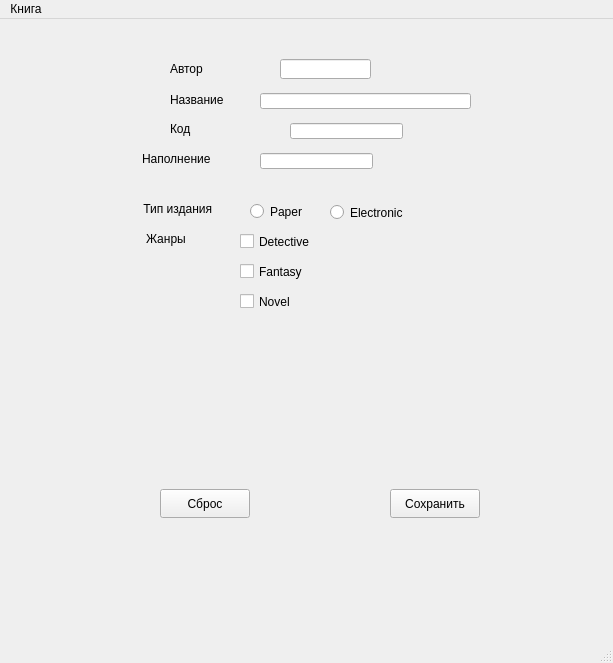
<?xml version="1.0" encoding="UTF-8"?>
<ui version="4.0">
 <class>MainWindow</class>
 <widget class="QMainWindow" name="MainWindow">
  <property name="geometry">
   <rect>
    <x>0</x>
    <y>0</y>
    <width>613</width>
    <height>663</height>
   </rect>
  </property>
  <property name="windowTitle">
   <string>MainWindow</string>
  </property>
  <widget class="QWidget" name="centralwidget">
   <widget class="QPushButton" name="saveButton">
    <property name="geometry">
     <rect>
      <x>390</x>
      <y>470</y>
      <width>90</width>
      <height>29</height>
     </rect>
    </property>
    <property name="autoFillBackground">
     <bool>false</bool>
    </property>
    <property name="text">
     <string>Сохранить</string>
    </property>
   </widget>
   <widget class="QPushButton" name="resetButton">
    <property name="geometry">
     <rect>
      <x>160</x>
      <y>470</y>
      <width>90</width>
      <height>29</height>
     </rect>
    </property>
    <property name="text">
     <string>Сброс</string>
    </property>
   </widget>
   <widget class="QLabel" name="author_label">
    <property name="geometry">
     <rect>
      <x>170</x>
      <y>40</y>
      <width>71</width>
      <height>20</height>
     </rect>
    </property>
    <property name="text">
     <string>Автор</string>
    </property>
   </widget>
   <widget class="QLineEdit" name="author_text">
    <property name="geometry">
     <rect>
      <x>280</x>
      <y>40</y>
      <width>91</width>
      <height>20</height>
     </rect>
    </property>
   </widget>
   <widget class="QLineEdit" name="name_text">
    <property name="geometry">
     <rect>
      <x>260</x>
      <y>74</y>
      <width>211</width>
      <height>16</height>
     </rect>
    </property>
   </widget>
   <widget class="QLabel" name="name_label">
    <property name="geometry">
     <rect>
      <x>170</x>
      <y>70</y>
      <width>71</width>
      <height>21</height>
     </rect>
    </property>
    <property name="text">
     <string>Название</string>
    </property>
   </widget>
   <widget class="QLabel" name="id_label">
    <property name="geometry">
     <rect>
      <x>170</x>
      <y>100</y>
      <width>31</width>
      <height>20</height>
     </rect>
    </property>
    <property name="text">
     <string>Код</string>
    </property>
   </widget>
   <widget class="QLineEdit" name="id_text">
    <property name="geometry">
     <rect>
      <x>290</x>
      <y>104</y>
      <width>113</width>
      <height>16</height>
     </rect>
    </property>
   </widget>
   <widget class="QLineEdit" name="book_filling">
    <property name="geometry">
     <rect>
      <x>260</x>
      <y>134</y>
      <width>113</width>
      <height>16</height>
     </rect>
    </property>
   </widget>
   <widget class="QLabel" name="book_filling_label">
    <property name="geometry">
     <rect>
      <x>142</x>
      <y>130</y>
      <width>91</width>
      <height>20</height>
     </rect>
    </property>
    <property name="text">
     <string>Наполнение</string>
    </property>
   </widget>
   <widget class="QRadioButton" name="paper_button">
    <property name="geometry">
     <rect>
      <x>250</x>
      <y>180</y>
      <width>141</width>
      <height>25</height>
     </rect>
    </property>
    <property name="text">
     <string>Paper</string>
    </property>
   </widget>
   <widget class="QRadioButton" name="electronic_button">
    <property name="geometry">
     <rect>
      <x>330</x>
      <y>181</y>
      <width>111</width>
      <height>25</height>
     </rect>
    </property>
    <property name="text">
     <string>Electronic</string>
    </property>
   </widget>
   <widget class="QLabel" name="type_label">
    <property name="geometry">
     <rect>
      <x>140</x>
      <y>180</y>
      <width>101</width>
      <height>20</height>
     </rect>
    </property>
    <property name="text">
     <string> Тип издания</string>
    </property>
   </widget>
   <widget class="QCheckBox" name="genre1_checkBox">
    <property name="geometry">
     <rect>
      <x>240</x>
      <y>210</y>
      <width>92</width>
      <height>25</height>
     </rect>
    </property>
    <property name="text">
     <string>Detective</string>
    </property>
   </widget>
   <widget class="QCheckBox" name="genre2_checkBox">
    <property name="geometry">
     <rect>
      <x>240</x>
      <y>240</y>
      <width>92</width>
      <height>25</height>
     </rect>
    </property>
    <property name="text">
     <string>Fantasy</string>
    </property>
   </widget>
   <widget class="QCheckBox" name="genre3_checkBox">
    <property name="geometry">
     <rect>
      <x>240</x>
      <y>270</y>
      <width>92</width>
      <height>25</height>
     </rect>
    </property>
    <property name="text">
     <string>Novel</string>
    </property>
   </widget>
   <widget class="QLabel" name="genre_label">
    <property name="geometry">
     <rect>
      <x>146</x>
      <y>210</y>
      <width>63</width>
      <height>20</height>
     </rect>
    </property>
    <property name="text">
     <string>Жанры</string>
    </property>
   </widget>
  </widget>
  <widget class="QMenuBar" name="menubar">
   <property name="geometry">
    <rect>
     <x>0</x>
     <y>0</y>
     <width>613</width>
     <height>25</height>
    </rect>
   </property>
   <widget class="QMenu" name="menu">
    <property name="title">
     <string>Книга</string>
    </property>
   </widget>
   <addaction name="menu"/>
  </widget>
  <widget class="QStatusBar" name="statusbar"/>
 </widget>
 <resources/>
 <connections/>
</ui>
